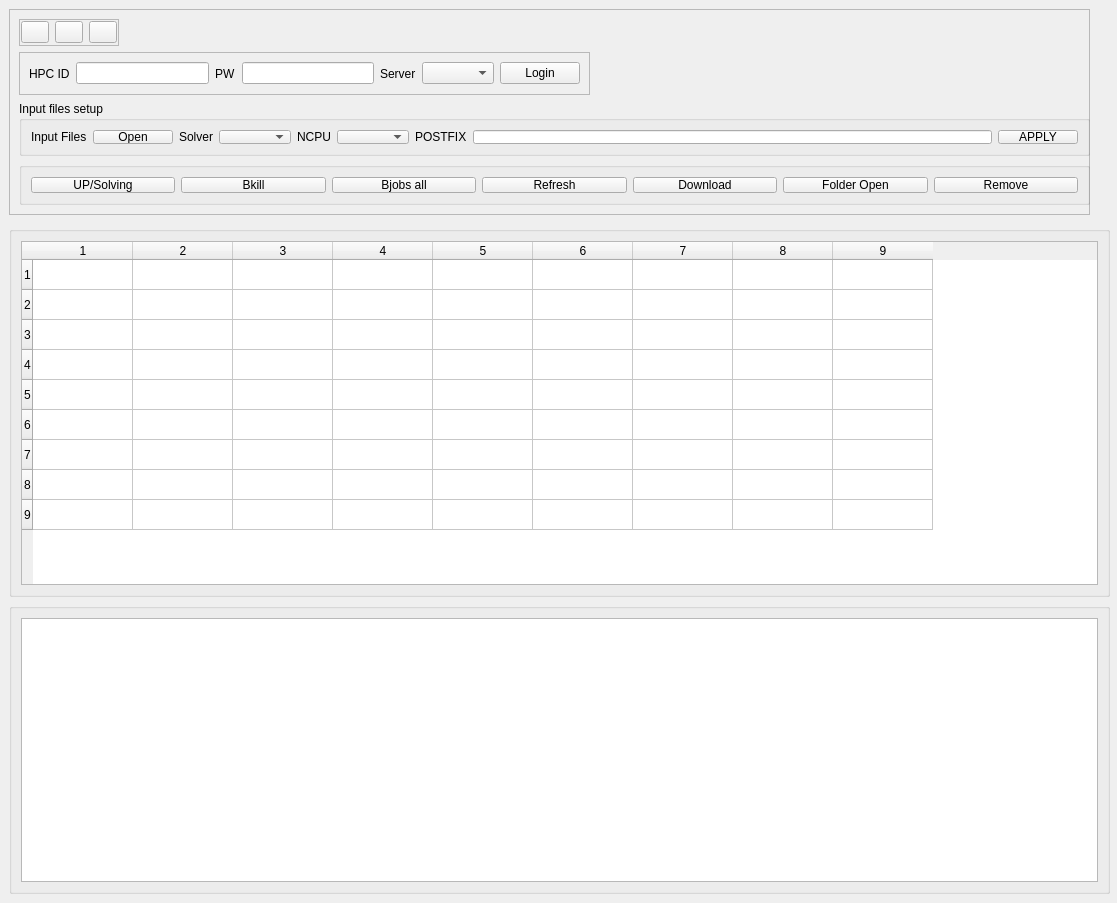
<?xml version="1.0" encoding="UTF-8"?>
<ui version="4.0">
 <class>MainWindow</class>
 <widget class="QMainWindow" name="MainWindow">
  <property name="geometry">
   <rect>
    <x>0</x>
    <y>0</y>
    <width>1117</width>
    <height>903</height>
   </rect>
  </property>
  <property name="windowTitle">
   <string>MainWindow</string>
  </property>
  <widget class="QWidget" name="centralwidget">
   <widget class="QGroupBox" name="groupBox">
    <property name="geometry">
     <rect>
      <x>9</x>
      <y>603</y>
      <width>1101</width>
      <height>291</height>
     </rect>
    </property>
    <layout class="QHBoxLayout" name="horizontalLayout_5">
     <item>
      <widget class="QListView" name="listView"/>
     </item>
    </layout>
   </widget>
   <widget class="QFrame" name="frame_2">
    <property name="geometry">
     <rect>
      <x>9</x>
      <y>9</y>
      <width>1081</width>
      <height>206</height>
     </rect>
    </property>
    <property name="frameShape">
     <enum>QFrame::StyledPanel</enum>
    </property>
    <property name="frameShadow">
     <enum>QFrame::Raised</enum>
    </property>
    <widget class="QFrame" name="frame_3">
     <property name="geometry">
      <rect>
       <x>10</x>
       <y>10</y>
       <width>100</width>
       <height>27</height>
      </rect>
     </property>
     <property name="frameShape">
      <enum>QFrame::StyledPanel</enum>
     </property>
     <property name="frameShadow">
      <enum>QFrame::Raised</enum>
     </property>
     <layout class="QHBoxLayout" name="horizontalLayout">
      <property name="leftMargin">
       <number>1</number>
      </property>
      <property name="topMargin">
       <number>0</number>
      </property>
      <property name="rightMargin">
       <number>1</number>
      </property>
      <property name="bottomMargin">
       <number>1</number>
      </property>
      <item>
       <widget class="QPushButton" name="pushButton_2">
        <property name="text">
         <string/>
        </property>
        <property name="icon">
         <iconset resource="base.qrc">
          <normaloff>:/new_file/New Icon.jpg</normaloff>:/new_file/New Icon.jpg</iconset>
        </property>
       </widget>
      </item>
      <item>
       <widget class="QPushButton" name="pushButton_3">
        <property name="text">
         <string/>
        </property>
        <property name="icon">
         <iconset resource="base.qrc">
          <normaloff>:/open_file/Open Icon.jpg</normaloff>:/open_file/Open Icon.jpg</iconset>
        </property>
       </widget>
      </item>
      <item>
       <widget class="QPushButton" name="pushButton_4">
        <property name="text">
         <string/>
        </property>
        <property name="icon">
         <iconset resource="base.qrc">
          <normaloff>:/save_file/Save Icon.jpg</normaloff>:/save_file/Save Icon.jpg</iconset>
        </property>
       </widget>
      </item>
     </layout>
    </widget>
    <widget class="QGroupBox" name="groupBox">
     <property name="geometry">
      <rect>
       <x>10</x>
       <y>92</y>
       <width>1071</width>
       <height>55</height>
      </rect>
     </property>
     <property name="title">
      <string>Input files setup</string>
     </property>
     <layout class="QHBoxLayout" name="horizontalLayout_3">
      <item>
       <widget class="QLabel" name="label_4">
        <property name="text">
         <string>Input Files</string>
        </property>
       </widget>
      </item>
      <item>
       <widget class="QPushButton" name="pushButton">
        <property name="text">
         <string>Open</string>
        </property>
       </widget>
      </item>
      <item>
       <widget class="QLabel" name="label_5">
        <property name="text">
         <string>Solver</string>
        </property>
       </widget>
      </item>
      <item>
       <widget class="QComboBox" name="comboBox_2"/>
      </item>
      <item>
       <widget class="QLabel" name="label_6">
        <property name="text">
         <string>NCPU</string>
        </property>
       </widget>
      </item>
      <item>
       <widget class="QComboBox" name="comboBox_3"/>
      </item>
      <item>
       <widget class="QLabel" name="label_7">
        <property name="text">
         <string>POSTFIX</string>
        </property>
       </widget>
      </item>
      <item>
       <widget class="QLineEdit" name="lineEdit_3"/>
      </item>
      <item>
       <widget class="QPushButton" name="pushButton_6">
        <property name="text">
         <string>APPLY</string>
        </property>
       </widget>
      </item>
     </layout>
    </widget>
    <widget class="QFrame" name="frame_5">
     <property name="geometry">
      <rect>
       <x>10</x>
       <y>43</y>
       <width>571</width>
       <height>43</height>
      </rect>
     </property>
     <property name="frameShape">
      <enum>QFrame::StyledPanel</enum>
     </property>
     <property name="frameShadow">
      <enum>QFrame::Raised</enum>
     </property>
     <layout class="QHBoxLayout" name="horizontalLayout_2">
      <item>
       <widget class="QLabel" name="label">
        <property name="text">
         <string>HPC ID</string>
        </property>
       </widget>
      </item>
      <item>
       <widget class="QLineEdit" name="lineEdit"/>
      </item>
      <item>
       <widget class="QLabel" name="label_2">
        <property name="text">
         <string>PW</string>
        </property>
       </widget>
      </item>
      <item>
       <widget class="QLineEdit" name="lineEdit_2"/>
      </item>
      <item>
       <widget class="QLabel" name="label_3">
        <property name="text">
         <string>Server</string>
        </property>
       </widget>
      </item>
      <item>
       <widget class="QComboBox" name="comboBox"/>
      </item>
      <item>
       <widget class="QPushButton" name="pushButton_5">
        <property name="text">
         <string>Login</string>
        </property>
       </widget>
      </item>
     </layout>
    </widget>
    <widget class="QGroupBox" name="groupBox_2">
     <property name="geometry">
      <rect>
       <x>10</x>
       <y>153</y>
       <width>1071</width>
       <height>43</height>
      </rect>
     </property>
     <property name="title">
      <string/>
     </property>
     <layout class="QHBoxLayout" name="horizontalLayout_4">
      <item>
       <widget class="QPushButton" name="pushButton_7">
        <property name="text">
         <string>UP/Solving</string>
        </property>
       </widget>
      </item>
      <item>
       <widget class="QPushButton" name="pushButton_8">
        <property name="text">
         <string>Bkill</string>
        </property>
       </widget>
      </item>
      <item>
       <widget class="QPushButton" name="pushButton_9">
        <property name="text">
         <string>Bjobs all</string>
        </property>
       </widget>
      </item>
      <item>
       <widget class="QPushButton" name="pushButton_10">
        <property name="text">
         <string>Refresh</string>
        </property>
       </widget>
      </item>
      <item>
       <widget class="QPushButton" name="pushButton_11">
        <property name="text">
         <string>Download</string>
        </property>
       </widget>
      </item>
      <item>
       <widget class="QPushButton" name="pushButton_12">
        <property name="text">
         <string>Folder Open</string>
        </property>
       </widget>
      </item>
      <item>
       <widget class="QPushButton" name="pushButton_13">
        <property name="text">
         <string>Remove</string>
        </property>
       </widget>
      </item>
     </layout>
    </widget>
   </widget>
   <widget class="QGroupBox" name="groupBox_4">
    <property name="geometry">
     <rect>
      <x>9</x>
      <y>226</y>
      <width>1101</width>
      <height>371</height>
     </rect>
    </property>
    <layout class="QVBoxLayout" name="verticalLayout">
     <item>
      <widget class="QTableWidget" name="tableWidget">
       <property name="rowCount">
        <number>9</number>
       </property>
       <property name="columnCount">
        <number>9</number>
       </property>
       <row/>
       <row/>
       <row/>
       <row/>
       <row/>
       <row/>
       <row/>
       <row/>
       <row/>
       <column/>
       <column/>
       <column/>
       <column/>
       <column/>
       <column/>
       <column/>
       <column/>
       <column/>
      </widget>
     </item>
    </layout>
   </widget>
  </widget>
 </widget>
 <resources>
  <include location="base.qrc"/>
 </resources>
 <connections/>
</ui>
